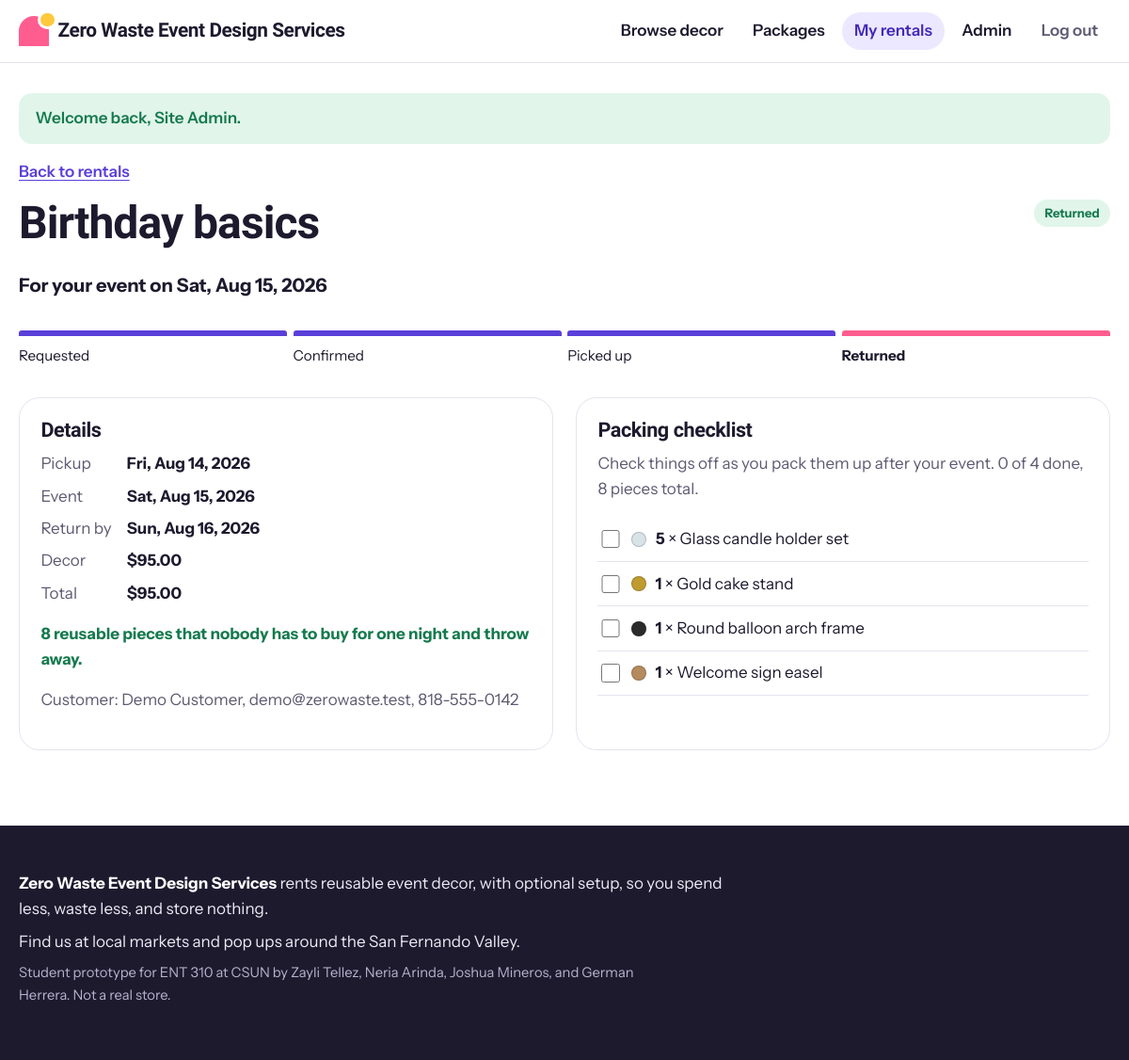
Screenshot of /rental.php?id=1 (signed in) with the database file from the repository.
### tables this page shows
CREATE TABLE rentals (
  id          INT AUTO_INCREMENT PRIMARY KEY,
  user_id     INT NOT NULL,
  package_id  INT NULL,
  event_date  DATE NOT NULL,
  pickup_date DATE NOT NULL,
  return_date DATE NOT NULL,
  service     ENUM('pickup','setup') NOT NULL DEFAULT 'pickup',  
  address     VARCHAR(255) NULL,                                 
  status      ENUM('pending','confirmed','picked_up','returned','cancelled')
              NOT NULL DEFAULT 'pending',
  subtotal    DECIMAL(10,2) NOT NULL,
  setup_fee   DECIMAL(8,2)  NOT NULL DEFAULT 0,
  discount    DECIMAL(8,2)  NOT NULL DEFAULT 0,                  
  total_price DECIMAL(10,2) NOT NULL,
  notes       VARCHAR(500) NULL,
  created_at  TIMESTAMP NOT NULL DEFAULT CURRENT_TIMESTAMP,
  FOREIGN KEY (user_id)    REFERENCES users(id),
  FOREIGN KEY (package_id) REFERENCES packages(id),
  INDEX idx_dates (pickup_date, return_date),
  INDEX idx_status (status)
);

CREATE TABLE packages (
  id          INT AUTO_INCREMENT PRIMARY KEY,
  name        VARCHAR(120) NOT NULL,
  event_type  VARCHAR(60)  NOT NULL,
  description TEXT NOT NULL,
  price       DECIMAL(8,2) NOT NULL,
  setup_fee   DECIMAL(8,2) NOT NULL DEFAULT 75.00,  
  season      VARCHAR(40) NULL,                     
  color_hex   CHAR(7) NOT NULL DEFAULT '#CCCCCC',
  is_active   TINYINT(1) NOT NULL DEFAULT 1
);

CREATE TABLE users (
  id            INT AUTO_INCREMENT PRIMARY KEY,
  name          VARCHAR(100)  NOT NULL,
  email         VARCHAR(255)  NOT NULL UNIQUE,
  phone         VARCHAR(30)   NULL,
  password_hash VARCHAR(255)  NOT NULL,
  role          ENUM('customer','admin') NOT NULL DEFAULT 'customer',
  created_at    TIMESTAMP NOT NULL DEFAULT CURRENT_TIMESTAMP
);

CREATE TABLE rental_items (
  id         INT AUTO_INCREMENT PRIMARY KEY,
  rental_id  INT NOT NULL,
  item_id    INT NOT NULL,
  quantity   INT NOT NULL,
  unit_price DECIMAL(8,2) NOT NULL,
  FOREIGN KEY (rental_id) REFERENCES rentals(id) ON DELETE CASCADE,
  FOREIGN KEY (item_id)   REFERENCES items(id)
);

CREATE TABLE items (
  id          INT AUTO_INCREMENT PRIMARY KEY,
  category_id INT NOT NULL,
  name        VARCHAR(120) NOT NULL,
  description TEXT NOT NULL,
  color_name  VARCHAR(40)  NOT NULL DEFAULT 'Assorted',
  color_hex   CHAR(7)      NOT NULL DEFAULT '#CCCCCC',
  price       DECIMAL(8,2) NOT NULL,           
  quantity    INT NOT NULL DEFAULT 1,          
  image_url   VARCHAR(500) NULL,
  is_active   TINYINT(1) NOT NULL DEFAULT 1,
  created_at  TIMESTAMP NOT NULL DEFAULT CURRENT_TIMESTAMP,
  FOREIGN KEY (category_id) REFERENCES categories(id)
);

### includes/bootstrap.php (called while the page is built, shortened)
<?php
function db(): PDO
{
    static $pdo = null;
    if ($pdo === null) {
        $dsn = 'mysql:host=' . DB_HOST . ';port=' . DB_PORT . ';dbname=' . DB_NAME . ';charset=utf8mb4';
        $pdo = new PDO($dsn, DB_USER, DB_PASS, [
            PDO::ATTR_ERRMODE            => PDO::ERRMODE_EXCEPTION,
            PDO::ATTR_DEFAULT_FETCH_MODE => PDO::FETCH_ASSOC,
            PDO::ATTR_EMULATE_PREPARES   => false,
        ]);
    }
    return $pdo;
}
function base_url(): string
{
    static $base = null;
    if ($base === null) {
        $script = $_SERVER['SCRIPT_NAME'] ?? '';
        $dir = str_replace('\\', '/', dirname($script));
        $base = rtrim($dir, '/');
    }
    return $base;
}
function url(string $path = ''): string
{
    return base_url() . '/' . ltrim($path, '/');
}
function e(?string $text): string
{
    return htmlspecialchars((string) $text, ENT_QUOTES, 'UTF-8');
}
function money($amount): string
{
    return '$' . number_format((float) $amount, 2);
}
function nice_date(string $date): string
{
    return date('D, M j, Y', strtotime($date));
}
function status_label(string $status, bool $setup = false): string
{
    return [
        'pending'   => 'Waiting for confirmation',
        'confirmed' => 'Confirmed',
        'picked_up' => $setup ? 'Set up' : 'Picked up',
        'returned'  => $setup ? 'Taken down' : 'Returned',
        'cancelled' => 'Cancelled',
    ][$status] ?? $status;
}
function current_user(): ?array
{
    static $user = false;
    if ($user === false) {
        $user = null;
        if (!empty($_SESSION['user_id'])) {
            $stmt = db()->prepare('SELECT id, name, email, phone, role FROM users WHERE id = ?');
            $stmt->execute([$_SESSION['user_id']]);
            $user = $stmt->fetch() ?: null;
        }
    }
    return $user;
}
function require_login(): array
{
    $user = current_user();
    return $user;
}
    ob_start(); ?>

### public/rental.php (the view, shortened to what this page needs)
<?php
require __DIR__ . '/../includes/bootstrap.php';
$user = require_login();
$id = (int) ($_GET['id'] ?? 0);
$stmt = db()->prepare('SELECT r.*, p.name AS package_name, u.name AS customer_name, u.email AS customer_email, u.phone AS customer_phone
                       FROM rentals r
                       JOIN users u ON u.id = r.user_id
                       LEFT JOIN packages p ON p.id = r.package_id
                       WHERE r.id = ?');
$stmt->execute([$id]);
$rental = $stmt->fetch();
$stmt = db()->prepare('SELECT ri.*, i.name, i.color_name, i.color_hex
                       FROM rental_items ri JOIN items i ON i.id = ri.item_id
                       WHERE ri.rental_id = ? ORDER BY i.name');
$stmt->execute([$id]);
$lines = $stmt->fetchAll();
$pieceCount = array_sum(array_column($lines, 'quantity'));
$isSetup = $rental['service'] === 'setup';
$steps = $isSetup
    ? ['pending' => 'Requested', 'confirmed' => 'Confirmed', 'picked_up' => 'Set up', 'returned' => 'Taken down']
    : ['pending' => 'Requested', 'confirmed' => 'Confirmed', 'picked_up' => 'Picked up', 'returned' => 'Returned'];
$stepKeys = array_keys($steps);
$currentStep = array_search($rental['status'], $stepKeys, true);
require __DIR__ . '/../includes/header.php';
?>
<p class="crumbs"><a href="<?= e(url($user['role'] === 'admin' && (int) $rental['user_id'] !== (int) $user['id'] ? 'admin/index.php' : 'my-rentals.php')) ?>">Back to rentals</a></p>
<div class="rental-head">
  <div>
    <h1><?= e($rental['package_name'] ?: 'Rental #' . $id) ?></h1>
    <p class="price-line">For your event on <?= e(nice_date($rental['event_date'])) ?></p>
  </div>
  <span class="status status-<?= e($rental['status']) ?>"><?= e(status_label($rental['status'], $isSetup)) ?></span>
</div>
<?php if ($rental['status'] === 'cancelled'): ?>
  <p class="flash flash-info">This rental was cancelled. The items went back on the calendar.</p>
<?php else: ?>
  <ol class="progress" aria-label="Rental progress">
    <?php foreach ($steps as $key => $label):
        $index = array_search($key, $stepKeys, true); ?>
      <li class="<?= $index < $currentStep ? 'done' : ($index === $currentStep ? 'current' : '') ?>"<?= $index === $currentStep ? ' aria-current="step"' : '' ?>><?= e($label) ?></li>
    <?php endforeach; ?>
  </ol>
<?php endif; ?>
<div class="rental-grid">
  <section class="card">
    <h2>Details</h2>
    <dl class="facts">
      <?php if ($isSetup): ?>
        <dt>Service</dt><dd>We set it up and take it down</dd>
        <dt>Where</dt><dd><?= e($rental['address']) ?></dd>
        <dt>Event</dt><dd><?= e(nice_date($rental['event_date'])) ?></dd>
      <?php else: ?>
        <dt>Pickup</dt><dd><?= e(nice_date($rental['pickup_date'])) ?></dd>
        <dt>Event</dt><dd><?= e(nice_date($rental['event_date'])) ?></dd>
        <dt>Return by</dt><dd><?= e(nice_date($rental['return_date'])) ?></dd>
      <?php endif; ?>
      <dt>Decor</dt><dd><?= money($rental['subtotal']) ?></dd>
      <dt>Total</dt><dd><?= money($rental['total_price']) ?></dd>
    </dl>
    <p class="impact-line"><?= (int) $pieceCount ?> reusable <?= $pieceCount == 1 ? 'piece' : 'pieces' ?> that nobody has to buy for one night and throw away.</p>
    <?php if ($user['role'] === 'admin'): ?>
      <p class="muted">Customer: <?= e($rental['customer_name']) ?>, <?= e($rental['customer_email']) ?><?= $rental['customer_phone'] ? ', ' . e($rental['customer_phone']) : '' ?></p>
    <?php endif; ?>
  </section>
  <section class="card checklist" data-checklist>
    <h2><?= $isSetup ? 'What we bring' : 'Packing checklist' ?></h2>
    <p class="muted"><?= $isSetup ? 'Our team checks these off at setup and takedown.' : 'Check things off as you pack them up after your event.' ?> <span data-count>0</span> of <?= count($lines) ?> done, <?= (int) $pieceCount ?> pieces total.</p>
    <ul>
      <?php foreach ($lines as $line): ?>
        <li>
          <label>
            <input type="checkbox">
            <span class="dot" style="--swatch: <?= e($line['color_hex']) ?>"></span>
            <span><strong><?= (int) $line['quantity'] ?></strong> &times; <?= e($line['name']) ?></span>
          </label>
        </li>
      <?php endforeach; ?>
    </ul>
  </section>
</div>
<?php require __DIR__ . '/../includes/footer.php'; ?>

### public/assets/style.css (style rules this page uses)
:root { --bg: #FFFFFF; --wash: #F4F1FF; --ink: #1D1A2E; --muted: #5E5A72; --line: #E6E2F0; --grape: #5B3FD9; --grape-dark: #4329B8; --grape-soft: #ECE8FF; --pink: #FF5D8F; --pink-soft: #FFE6EE; --sun: #FFC93C; --sun-soft: #FFF4D6; --leaf: #157A4E; --leaf-soft: #E1F5EA; --berry: #C7254E; --berry-soft: #FDE8EE; --display: "Bricolage Grotesque", "Segoe UI", system-ui, sans-serif; --body: "Instrument Sans", "Segoe UI", system-ui, sans-serif; --r-card: 22px; --r-input: 12px; --gap: clamp(1rem, 3vw, 1.5rem); --shadow: 0 1px 2px rgba(29, 26, 46, 0.06), 0 8px 24px rgba(29, 26, 46, 0.06); }
*, *::before, *::after { box-sizing: border-box; }
html { -webkit-text-size-adjust: 100%; }
body { margin: 0; background: var(--bg); color: var(--ink); font: 400 1.0625rem/1.6 var(--body); }
a { color: var(--grape); text-underline-offset: 0.18em; }
h1, h2, h3 { font-family: var(--display); font-weight: 800; line-height: 1.05; letter-spacing: -0.02em; margin: 0 0 0.5em; }
h1 { font-size: clamp(2.1rem, 4.5vw, 3rem); }
h2 { font-size: clamp(1.5rem, 3vw, 1.9rem); margin-top: 2.5rem; }
p { margin: 0 0 1rem; max-width: 68ch; }
.muted { color: var(--muted); }
.dot { display: inline-block; width: 1rem; height: 1rem; border-radius: 50%; background: var(--swatch, #ccc); box-shadow: inset 0 0 0 1px rgba(29, 26, 46, 0.2); vertical-align: middle; flex: none; }
input, select, textarea { font: inherit; color: var(--ink); padding: 0.6rem 0.8rem; border: 1.5px solid #D6D0E6; border-radius: var(--r-input); background: #fff; max-width: 100%; }
input[type="checkbox"] { width: 1.2rem; height: 1.2rem; accent-color: var(--leaf); }
.crumbs { margin-bottom: 1rem; font-weight: 600; }
.price-line { font-size: 1.25rem; font-weight: 700; }
.status { display: inline-block; font-size: 0.82rem; font-weight: 700; padding: 0.25rem 0.7rem; border-radius: 999px; white-space: nowrap; }
.status-returned { background: var(--leaf-soft); color: var(--leaf); }
.rental-head { display: flex; justify-content: space-between; align-items: flex-start; gap: 1rem; flex-wrap: wrap; }
.progress { list-style: none; display: flex; gap: 0.4rem; padding: 0; margin: 1rem 0 2rem; }
.progress li { flex: 1; padding-top: 0.6rem; border-top: 6px solid var(--line); border-radius: 3px; color: var(--muted); font-size: 0.95rem; }
.progress li.done { border-color: var(--grape); color: var(--ink); }
.progress li.current { border-color: var(--pink); color: var(--ink); font-weight: 700; }
.rental-grid { display: grid; grid-template-columns: repeat(auto-fit, minmax(300px, 1fr)); gap: var(--gap); }
.card { background: #fff; border: 1px solid var(--line); border-radius: var(--r-card); padding: 1.4rem; }
.card h2 { margin-top: 0; font-size: 1.35rem; }
.facts { display: grid; grid-template-columns: auto 1fr; gap: 0.45rem 1rem; margin: 0 0 1rem; }
.facts dt { color: var(--muted); }
.facts dd { margin: 0; font-weight: 700; }
.checklist ul { list-style: none; padding: 0; margin: 0; }
.checklist li { border-bottom: 1px solid var(--line); }
.checklist label { display: flex; align-items: center; gap: 0.6rem; padding: 0.6rem 0; cursor: pointer; }
.impact-line { color: var(--leaf); font-weight: 700; }

### rows the page displays
rentals: package.name "Birthday basics", event_date "Sat, Aug 15, 2026", status_label($rental['status'], $isSetup) "Returned", service "Requested", service "Confirmed", service "Picked up", service "Returned", pickup_date "Fri, Aug 14, 2026", return_date "Sun, Aug 16, 2026", subtotal "$95.00", total_price "$95.00", user.name "Demo Customer", user.email "demo@zerowaste.test", user.phone "818-555-0142"
rental_items: quantity "5", item.name "Glass candle holder set"
rental_items: quantity "1", item.name "Gold cake stand"
rental_items: quantity "1", item.name "Round balloon arch frame"
rental_items: quantity "1", item.name "Welcome sign easel"

### other values shown
SITE_NAME "Zero Waste Event Design Services"
$label "Browse decor Packages My rentals Admin"
$f['message'] "Welcome back, Site Admin."
$pieceCount "8"
count($lines) "4"
